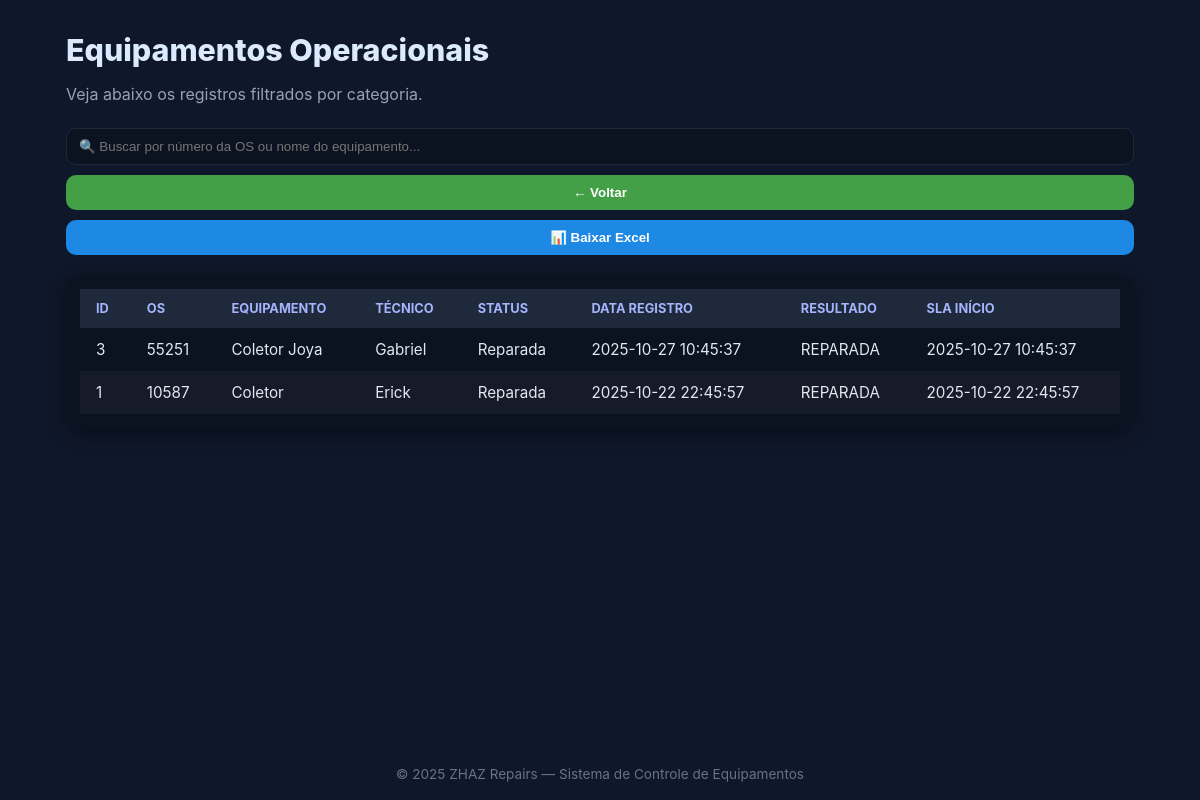
Page /detalhes/operacional (signed in) on the committed database.
### tables this page shows
CREATE TABLE os(id INTEGER PRIMARY KEY AUTOINCREMENT,os_numero TEXT UNIQUE,equipamento TEXT,defeito TEXT,tecnico_entregou_id INTEGER,status TEXT,data_registro TEXT,sla_inicio TEXT,pego_por_admin_em TEXT,liberado_teste_em TEXT,resultado_em TEXT,resultado TEXT,aguardando_reposicao INTEGER DEFAULT 0);

CREATE TABLE tecnicos(id INTEGER PRIMARY KEY AUTOINCREMENT,nome TEXT, funcao TEXT, email TEXT UNIQUE);

### app.py (the view, shortened to what this page needs)
@app.route('/detalhes/<tipo>')
@require_login
@require_roles('ADMIN','DIRETORIA')
def view_detalhes(tipo):
    con = get_conn()
    cur = con.cursor()
    mapa = {
        "reparadas": ("Reparada", "Equipamentos Reparados"),
        "manutencao": ("Em atenção", "Equipamentos em Manutenção"),
        "transito": ("Em atenção", "Equipamentos em Trânsito"),
        "fase_final": ("Liberada para teste", "Equipamentos em Fase Final"),
        "testes": ("Liberada para teste", "Equipamentos em Testes"),
        "operacional": ("Reparada", "Equipamentos Operacionais"),
        "entradas": (None, "Entradas de Hoje"),
        "saidas": (None, "Saídas de Hoje"),
        "total": (None, "Todos os Equipamentos"),
    }
    filtro, titulo = mapa.get(tipo, (None, "Detalhes"))
    if tipo == "entradas":
        cur.execute("""
            SELECT o.*, t.nome AS tecnico_nome
            FROM os o
            LEFT JOIN tecnicos t ON t.id = o.tecnico_entregou_id
            WHERE date(o.data_registro)=date('now','localtime')
            ORDER BY o.data_registro DESC
        """)
    elif tipo == "operacional":
        cur.execute("""
            SELECT o.*, t.nome AS tecnico_nome
            FROM os o
            LEFT JOIN tecnicos t ON t.id = o.tecnico_entregou_id
            WHERE (o.status='Reparada' OR o.resultado='REPARADA')
            ORDER BY o.data_registro DESC
        """)
    dados = cur.fetchall()
    con.close()
    return render_template('detalhes.html', dados=dados, titulo=titulo, tipo=tipo)

### app.py (called while the page is built)
def get_conn():
    conn = sqlite3.connect(DB_PATH); conn.row_factory = sqlite3.Row; return conn

### auth_roles.py (called while the page is built)
def require_login(f):
    @wraps(f)
    def w(*a, **k):
        if 'usuario' not in session:
            return redirect('/login')
        return f(*a, **k)
    return w

def require_roles(*roles):
    def deco(f):
        @wraps(f)
        def w(*a, **k):
            papel = (session.get('papel') or '').upper()
            if papel not in roles:
                return ('Acesso negado', 403)
            return f(*a, **k)
        return w
    return deco

### templates/detalhes.html (shortened to what this page needs)
<!DOCTYPE html>
<html lang="pt-br">
<head>
  <link rel="stylesheet" href="{{ url_for('static', filename='style.css') }}">
</head>
<body class="bg">
  <div class="wrap">
    <h1 class="title">{{ titulo }}</h1>
    <p class="subtitle">Veja abaixo os registros filtrados por categoria.</p>
    <div class="actions">
      <input id="busca" placeholder="🔍 Buscar por número da OS ou nome do equipamento..." onkeyup="filtrarTabela()">
      <button onclick="window.history.back()" class="btn btn-voltar">← Voltar</button>
        <button class="btn btn-excel" onclick="baixarExcel()">📊 Baixar Excel</button>
    </div>
    {% if dados %}
    <div class="table-wrapper">
      <table id="tabelaDados">
        <thead>
  <tr>
    <th>ID</th>
    <th>OS</th>
    <th>Equipamento</th>
    <th>Técnico</th>
    <th>Status</th>
    <th>Data Registro</th>
    <th>Resultado</th>
    <th>SLA Início</th>
  </tr>
</thead>
<tbody>
  {% for r in dados %}
  <tr>
    <td>{{ r.id }}</td>
    <td>{{ r.os_numero }}</td>
    <td>{{ r.equipamento }}</td>
    <td>{{ r.tecnico_nome or '—' }}</td>
    <td>{{ r.status }}</td>
    <td>{{ r.data_registro }}</td>
    <td>{{ r.resultado or '-' }}</td>
    <td>{{ r.sla_inicio or '' }}</td>
  </tr>
  {% endfor %}
</tbody>
      </table>
    </div>
    {% else %}
    <div class="empty">Nenhum registro encontrado.</div>
    {% endif %}
  </div>
  <footer>© 2025 ZHAZ Repairs — Sistema de Controle de Equipamentos</footer>
</body>
</html>

### static/style.css (style rules this page uses)
* { box-sizing:border-box; }
body.bg { margin:0; min-height:100vh; background:#0f172a; color:#e2e8f0; font-family:Inter, Arial, sans-serif; }
.wrap { width:100%; max-width:980px; margin:0 auto; padding:24px; }
.title { margin:0 0 12px; color:#dbeafe; font-weight:800; }
.btn { width:100%; border:0; border-radius:10px; padding:10px 12px; font-weight:700; cursor:pointer; }
:root { --zhaz-blue:#3b82f6; --zhaz-green:#22c55e; --zhaz-bg:#0f172a; }

### templates/detalhes.html (style rules this page uses)
body.bg { background-color: #0f172a; color: #e2e8f0; font-family: "Inter", Arial, sans-serif; margin: 0; min-height: 100vh; display: flex; flex-direction: column; }
.wrap { width: 100%; max-width: 1100px; margin: 0 auto; padding: 32px 16px; flex: 1; }
h1.title { font-size: 1.9rem; font-weight: 800; color: #dbeafe; margin-bottom: 8px; }
p.subtitle { color: #94a3b8; margin-bottom: 24px; }
.actions { display: flex; justify-content: space-between; flex-wrap: wrap; gap: 10px; margin-bottom: 20px; align-items: center; }
.actions input { flex: 1; padding: 10px 12px; border-radius: 10px; border: 1px solid #1e293b; background: #0b1220; color: #e2e8f0; }
.btn { border: none; padding: 10px 16px; border-radius: 10px; font-weight: 700; cursor: pointer; transition: all 0.2s ease; }
.btn-voltar { background: #43A047; color: #fff; }
.btn-excel { background: #1E88E5; color: #fff; }
.table-wrapper { background: #0b1220; border-radius: 14px; padding: 14px; box-shadow: 0 6px 20px rgba(0, 0, 0, 0.4); overflow-x: auto; }
table { width: 100%; border-collapse: collapse; font-size: 0.95rem; }
thead { background: #1e293b; }
th, td { padding: 12px 16px; text-align: left; }
th { color: #a5b4fc; font-weight: 700; text-transform: uppercase; font-size: 0.8rem; }
tr:nth-child(even) { background: rgba(255,255,255,0.04); }
footer { text-align: center; padding: 18px; color: #64748b; font-size: 0.85rem; }

### rows in the picture
os: id "3", os_numero "55251", equipamento "Coletor Joya", nome "Gabriel", status "Reparada", data_registro "2025-10-27 10:45:37", resultado "REPARADA", sla_inicio "2025-10-27 10:45:37"
os: id "1", os_numero "10587", equipamento "Coletor", nome "Erick", status "Reparada", data_registro "2025-10-22 22:45:57", resultado "REPARADA", sla_inicio "2025-10-22 22:45:57"

### other values in the picture
{{ titulo }} "Equipamentos Operacionais"
